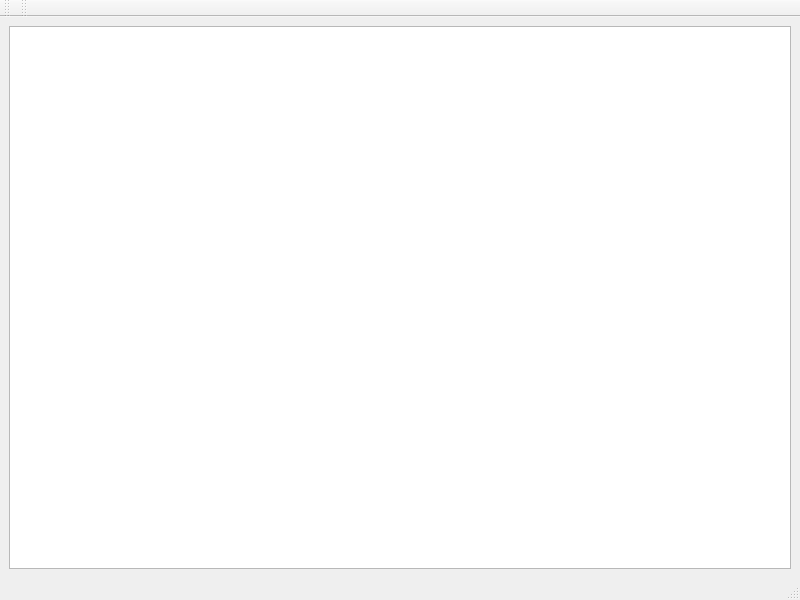
<?xml version="1.0" encoding="UTF-8"?>
<ui version="4.0">
 <class>MainWindow</class>
 <widget class="QMainWindow" name="MainWindow">
  <property name="geometry">
   <rect>
    <x>0</x>
    <y>0</y>
    <width>800</width>
    <height>600</height>
   </rect>
  </property>
  <property name="windowTitle">
   <string>MainWindow</string>
  </property>
  <widget class="QWidget" name="centralwidget">
   <layout class="QHBoxLayout" name="horizontalLayout_2">
    <item>
     <layout class="QHBoxLayout" name="horizontalLayout">
      <item>
       <widget class="QListView" name="listView"/>
      </item>
     </layout>
    </item>
   </layout>
  </widget>
  <widget class="QMenuBar" name="menubar">
   <property name="geometry">
    <rect>
     <x>0</x>
     <y>0</y>
     <width>800</width>
     <height>20</height>
    </rect>
   </property>
  </widget>
  <widget class="QStatusBar" name="statusbar"/>
  <widget class="QToolBar" name="toolBar">
   <property name="windowTitle">
    <string>toolBar</string>
   </property>
   <attribute name="toolBarArea">
    <enum>TopToolBarArea</enum>
   </attribute>
   <attribute name="toolBarBreak">
    <bool>false</bool>
   </attribute>
  </widget>
  <widget class="QToolBar" name="toolBar_2">
   <property name="windowTitle">
    <string>toolBar_2</string>
   </property>
   <attribute name="toolBarArea">
    <enum>TopToolBarArea</enum>
   </attribute>
   <attribute name="toolBarBreak">
    <bool>false</bool>
   </attribute>
  </widget>
 </widget>
 <resources/>
 <connections/>
</ui>
